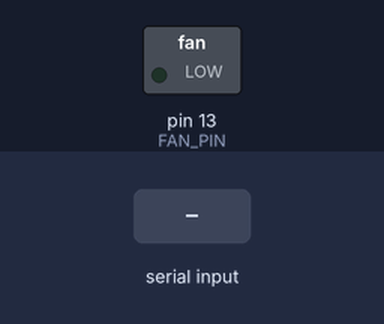
This sketch was run on a simulated Arduino Uno, built with avr-gcc and run on an emulated ATmega328P. On the bench: switched loads named in the sketch (green lamp = pin HIGH). The inputs (shaded band) are chosen by the test bench.

Above: at 1.2 s.
1.3 s: "O" received over Serial
At 2.5 s:
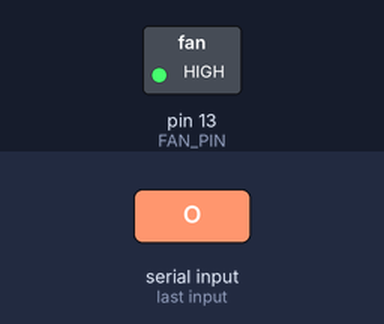
2.8 s: "X" received over Serial
At 3.7 s:
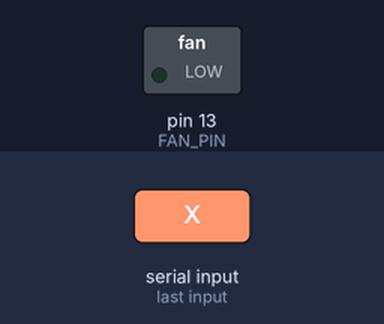
Timing chart, 0 to 5.8 s (numbered marks = the images above; inputs shaded):
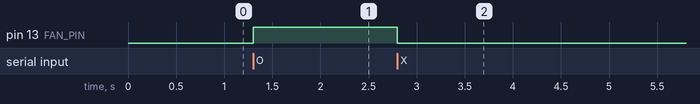

The sketch:

ex_fan_01.ino
```cpp
//********************************************
// char* title = "ex_fan_01"
// made by Lieman at 2020.06.12
//
// description:
//  fan example
//********************************************


#define FAN_PIN 13

uint8_t ch;

void setup() {
    Serial.begin(115200);

    pinMode(FAN_PIN, OUTPUT);
    digitalWrite(FAN_PIN, LOW);
}

void loop() {
    if (Serial.available() > 0) {
        ch = Serial.read();

        if (ch == 'O') {
            digitalWrite(FAN_PIN, HIGH);
        } else if (ch == 'X') {
            digitalWrite(FAN_PIN, LOW);
        }
    }
}
```

Measured:
- after the input at 1.3 s, pin 13 (FAN_PIN): LOW → HIGH at once
- after the input at 2.8 s, pin 13 (FAN_PIN): HIGH → LOW at once
